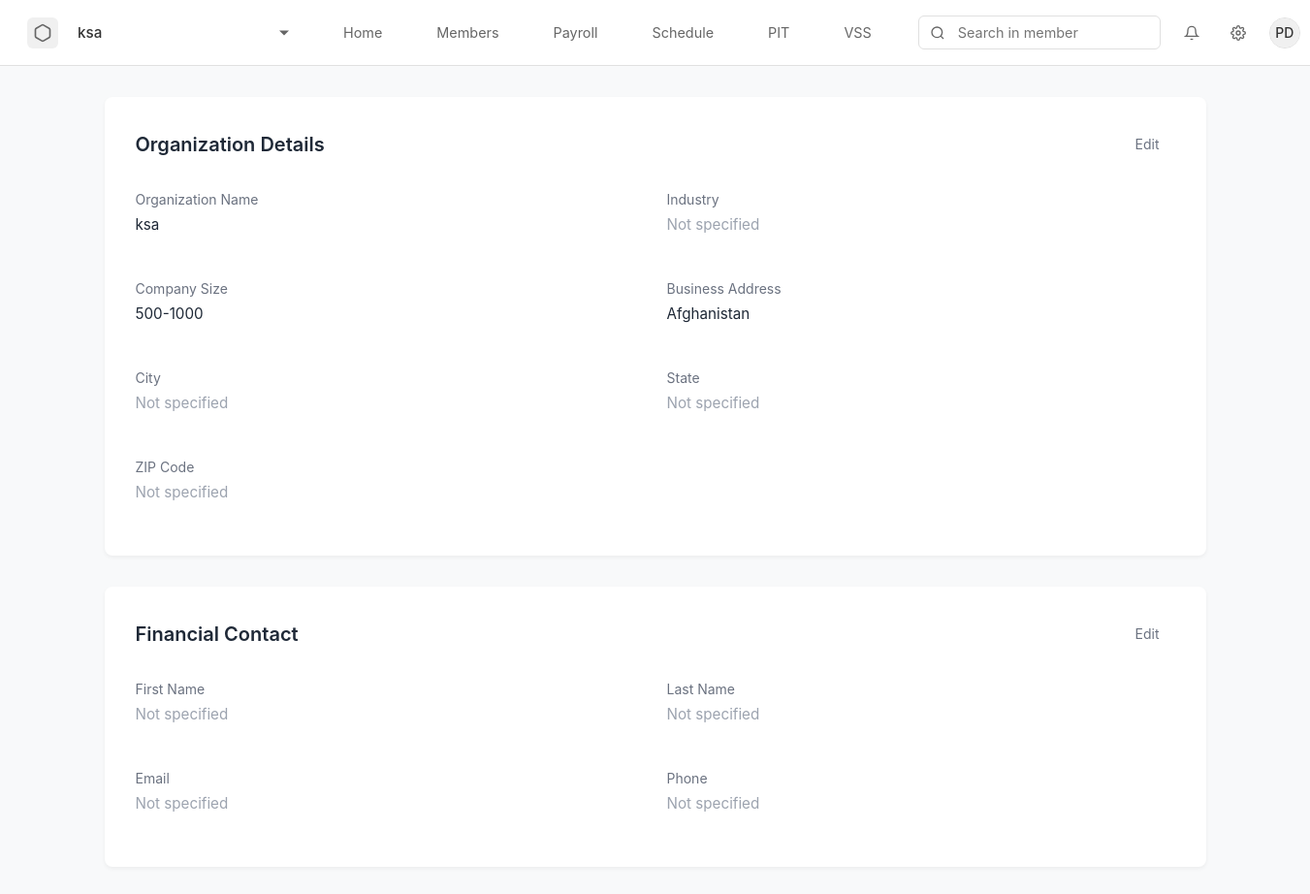
Before: /settings (signed in) with the older database file.
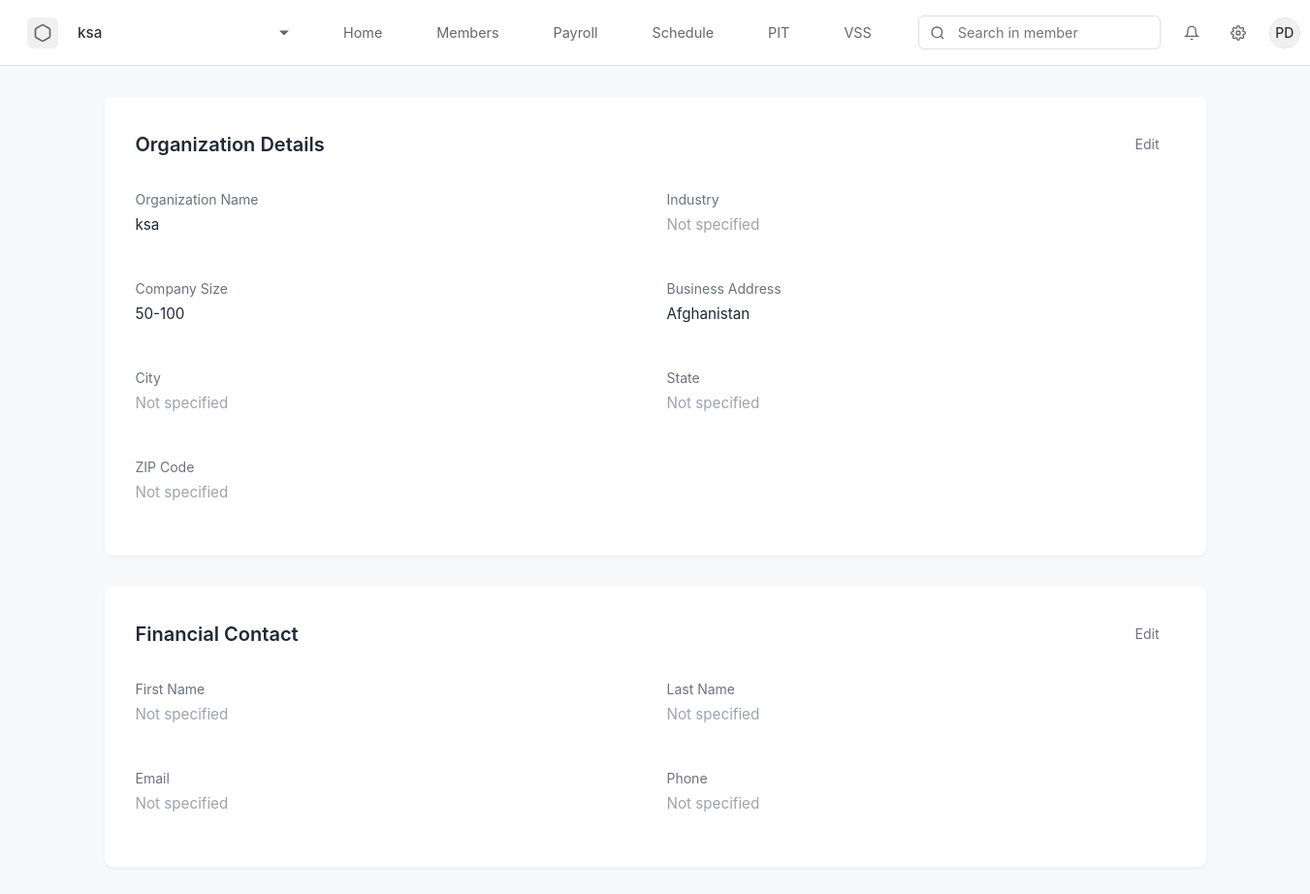
After: the same page with the newer database file.
### app.py (models this page shows, shortened)
class Organization(db.Model):
    id = db.Column(db.Integer, primary_key=True)
    name = db.Column(db.String(120), nullable=False)
    industry = db.Column(db.String(80))
    size = db.Column(db.String(50))
    location = db.Column(db.String(120))
    logo_url = db.Column(db.String(255))
    created_at = db.Column(db.DateTime, default=datetime.utcnow)
    users = db.relationship('User', backref='org', lazy=True)

### app.py (the view)
@app.route('/settings')
def settings():
    if 'user_id' not in session:
        return redirect('/login')
    user = User.query.get(session['user_id'])
    if not user:
        session.pop('user_id', None)
        return redirect('/login')
    organization = None
    if user.organization_id:
        organization = Organization.query.get(user.organization_id)
    return render_template('settings.html', user=user, organization=organization)

### app.py (called while the page is built)
@app.context_processor
def inject_organization():
    if 'user_id' in session:
        user = User.query.get(session['user_id'])
        if user and user.organization_id:
            organization = Organization.query.get(user.organization_id)
            return {'organization': organization}
    return {'organization': None}

    @property
    def name(self):
        if self.first_name and self.last_name:
            return f"{self.first_name} {self.last_name}"
        return "None"

### templates/settings.html (shortened to what this page needs)
{% extends "base.html" %}
{% block content %}
<div class="settings-container">
    <div class="settings-section">
        <div class="section-header">
            <h2 class="section-title">Organization Details</h2>
            <button class="edit-button">Edit</button>
        </div>
        <div class="info-grid">
            <div class="info-item">
                <div class="info-label">Organization Name</div>
                <div class="info-value">{{ organization.name if organization and organization.name else 'Not specified' }}</div>
            </div>
            <div class="info-item">
                <div class="info-label">Industry</div>
                <div class="info-value not-specified">Not specified</div>
            </div>
            <div class="info-item">
                <div class="info-label">Company Size</div>
                <div class="info-value">{{ organization.size if organization and organization.size else 'Not specified' }}</div>
            </div>
            <div class="info-item">
                <div class="info-label">Business Address</div>
                <div class="info-value">{{ organization.location if organization and organization.location else 'Not specified' }}</div>
            </div>
            <div class="info-item">
                <div class="info-label">City</div>
                <div class="info-value not-specified">Not specified</div>
            </div>
            <div class="info-item">
                <div class="info-label">State</div>
                <div class="info-value not-specified">Not specified</div>
            </div>
            <div class="info-item">
                <div class="info-label">ZIP Code</div>
                <div class="info-value not-specified">Not specified</div>
            </div>
        </div>
    </div>
    <div class="settings-section">
        <div class="section-header">
            <h2 class="section-title">Financial Contact</h2>
            <button class="edit-button">Edit</button>
        </div>
        <div class="info-grid">
            <div class="info-item">
                <div class="info-label">First Name</div>
                <div class="info-value not-specified">Not specified</div>
            </div>
            <div class="info-item">
                <div class="info-label">Last Name</div>
                <div class="info-value not-specified">Not specified</div>
            </div>
            <div class="info-item">
                <div class="info-label">Email</div>
                <div class="info-value not-specified">Not specified</div>
            </div>
            <div class="info-item">
                <div class="info-label">Phone</div>
                <div class="info-value not-specified">Not specified</div>
            </div>
        </div>
    </div>
</div>
{% endblock %}

### templates/base.html (shortened to what this page needs)
<!DOCTYPE html>
<html lang="en">
<head>
    <link rel="stylesheet" href="https://cdn.jsdelivr.net/npm/flatpickr/dist/flatpickr.min.css">
</head>
<body>
    {% if not hide_navbar %}
    <nav class="navbar">
        <div class="company-section">
            <div class="company-logo">
                <svg viewBox="0 0 24 24" fill="none" stroke="currentColor" stroke-width="2">
                    <path d="M21 16V8a2 2 0 0 0-1-1.73l-7-4a2 2 0 0 0-2 0l-7 4A2 2 0 0 0 3 8v8a2 2 0 0 0 1 1.73l7 4a2 2 0 0 0 2 0l7-4A2 2 0 0 0 21 16z"></path>
                </svg>
            </div>
            <select class="company-select" onchange="if(this.value === 'add') window.location.href='/organization/setup';">
                <option value="{{ organization.id if organization else '' }}">{{ organization.name if organization else 'Select organization' }}</option>
            </select>
        </div>
        <div class="nav-links">
            <a href="/" class="nav-link {% if request.path == '/' %}active{% endif %}">Home</a>
            <a href="#" class="nav-link {% if request.path == '/members' %}active{% endif %}">Members</a>
            <a href="#" class="nav-link {% if request.path == '/payroll' %}active{% endif %}">Payroll</a>
            <a href="#" class="nav-link {% if request.path == '/schedule' %}active{% endif %}">Schedule</a>
            <a href="#" class="nav-link {% if request.path == '/pit' %}active{% endif %}">PIT</a>
            <a href="#" class="nav-link {% if request.path == '/vss' %}active{% endif %}">VSS</a>
        </div>
        <div class="search-section">
            <div class="search-bar-wrapper">
                <div class="search-icon">
                    <svg viewBox="0 0 24 24" fill="none" stroke="currentColor" stroke-width="2">
                        <circle cx="11" cy="11" r="8"></circle>
                        <path d="M21 21l-4.35-4.35"></path>
                    </svg>
                </div>
                <input type="text" class="search-bar" placeholder="Search in member">
            </div>
            <div class="user-profile">
                <div class="notification-icon">
                    <svg viewBox="0 0 24 24" fill="none" stroke="currentColor" stroke-width="2">
                        <path d="M18 8A6 6 0 0 0 6 8c0 7-3 9-3 9h18s-3-2-3-9"></path>
                        <path d="M13.73 21a2 2 0 0 1-3.46 0"></path>
                    </svg>
                </div>
                <a href="/settings" class="settings-icon">
                </a>
                <div class="profile-pic" id="profileButton">
                </div>
            </div>
        </div>
    </nav>
    {% endif %}
    {% block content %}{% endblock %}
</body>
</html>

Changed rows visible on the page:
changed Organization "ksa": size "500-1000" → "50-100"
